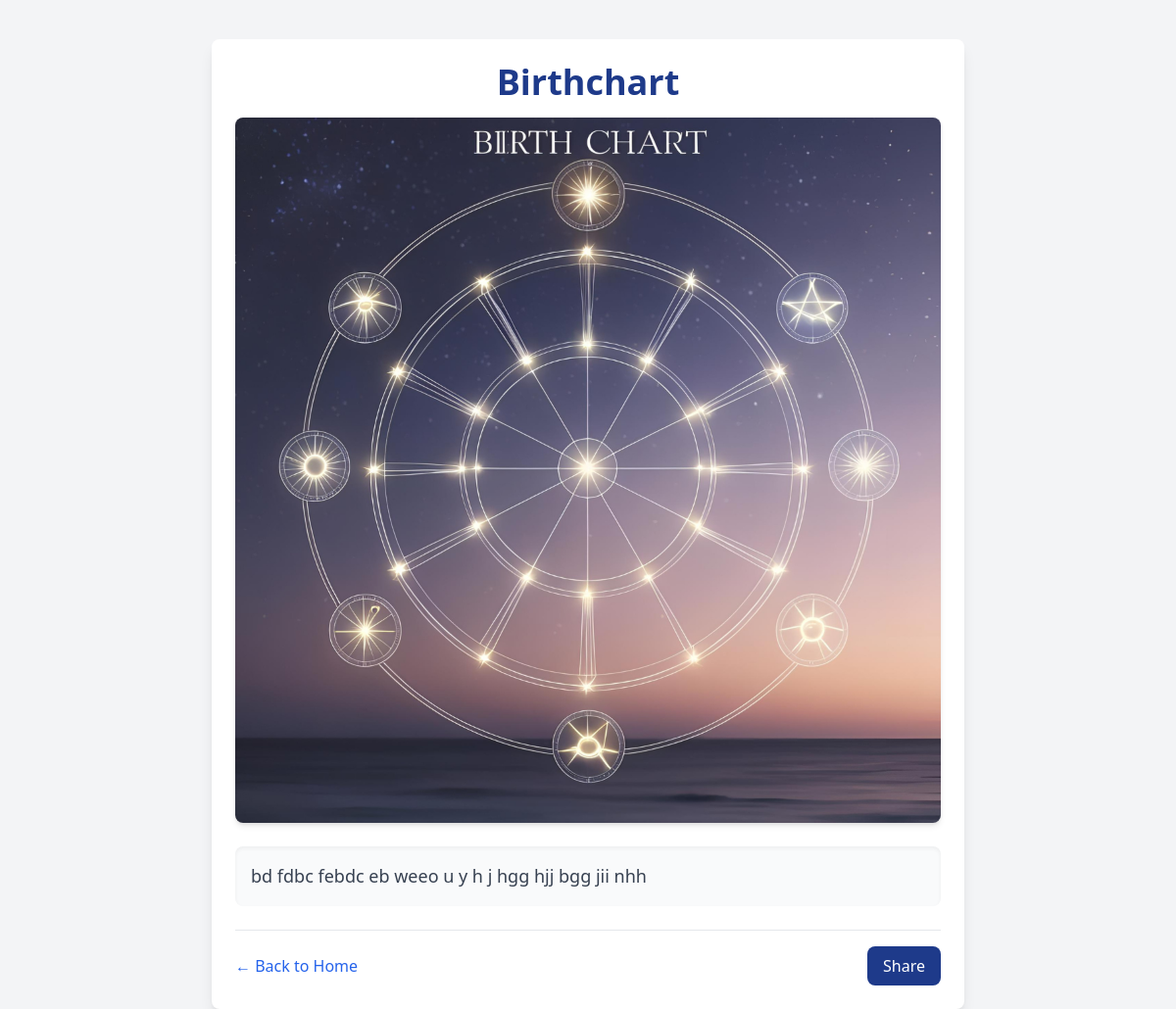
The app's page /blog/4/ with its own data.
### landing/models.py (models this page shows, shortened)
class Article(models.Model):
    title = models.CharField(max_length=255)
    image=models.ImageField()
    info=RichTextField()

### landing/views.py (the view)
# urls.py: path('blog/<int:pk>/', blog_detail, name='detail'),
def blog_detail(request, pk):
    blog = get_object_or_404(Article, pk=pk)
    return render(request, 'blog/detail.html', {'blog': blog})

### templates/blog/detail.html (shortened to what this page needs)
{% load static %}
<!DOCTYPE html>
<html lang="en">
<head>
    <script src="https://cdn.tailwindcss.com"></script>
</head>
<body class="bg-gray-100">
    <div class="max-w-3xl mx-auto bg-white shadow-lg rounded-lg overflow-hidden mt-10 p-6">
        <h1 class="text-4xl font-extrabold text-center text-blue-900">{{ blog.title }}</h1>
        <img src="{{ blog.image.url }}" alt="{{ blog.title }}" class="w-auto h-1/3 object-cover rounded-lg mt-4 shadow-md mx-auto block">
        <div class="mt-6 text-gray-700 leading-relaxed text-lg bg-gray-50 p-4 rounded-lg shadow-inner">
            {{ blog.info|safe }}
        </div>
        <div class="flex justify-between items-center mt-6 border-t pt-4">
            <a href="{% url 'home' %}" class="text-blue-600 hover:underline flex items-center">
                ← Back to Home
            </a>
            <button onclick="shareBlog()" class="bg-blue-900 text-white px-4 py-2 rounded-lg hover:bg-blue-700 transition">
                Share
            </button>
        </div>
    </div>
</body>
</html>

### records on screen
Article: title "Birthchart", image (picture), info "bd fdbc febdc eb weeo u y h j hgg hjj bgg jii nhh"
